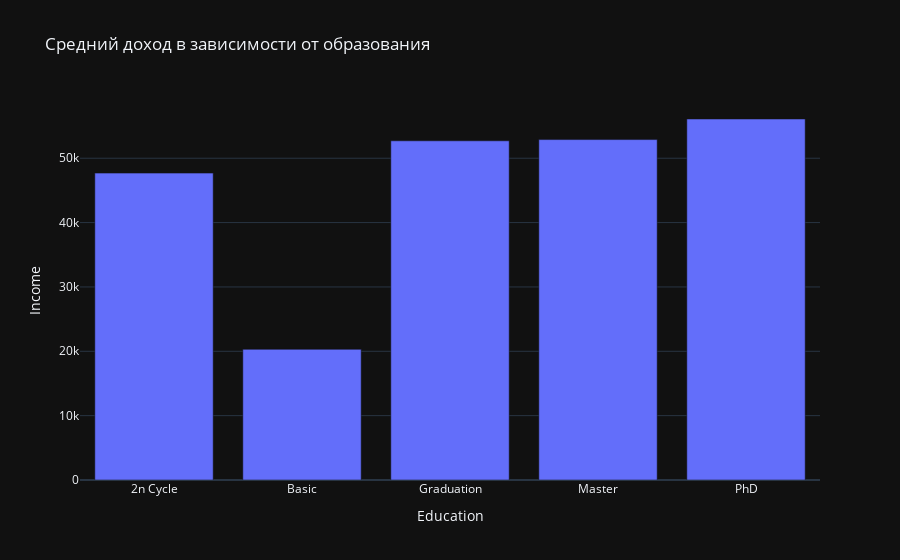

The notebook cell this image was saved under:
### Markdown cell above
* Уровень дохода выше в семье где нет детей

### Code cell
# Группируем данные по образованию и вычисляем средний доход
grouped = df.groupby('Education')['Income'].mean().reset_index()

# Строим гистограмму
fig = px.bar(grouped, x='Education', y='Income', title='Средний доход в зависимости от образования')

fig.show()

### Figure 1 — Plotly figure (JSON) as saved in the notebook; plotly's stock layout.template omitted (floating-point values rounded to 4 significant figures)
{"data": [{"alignmentgroup": "True", "hovertemplate": "Education=%{x}<br>Income=%{y}<extra></extra>", "legendgroup": "", "marker": {"color": "#636efa", "pattern": {"shape": ""}}, "name": "", "offsetgroup": "", "orientation": "v", "showlegend": false, "textposition": "auto", "x": ["2n Cycle", "Basic", "Graduation", "Master", "PhD"], "xaxis": "x", "y": [47690.0, 20310.0, 52710.0, 52900.0, 56100.0], "yaxis": "y", "type": "bar"}], "layout": {"xaxis": {"anchor": "y", "domain": [0.0, 1.0], "title": {"text": "Education"}}, "yaxis": {"anchor": "x", "domain": [0.0, 1.0], "title": {"text": "Income"}}, "legend": {"tracegroupgap": 0}, "title": {"text": "Средний доход в зависимости от образования"}, "barmode": "relative"}}
